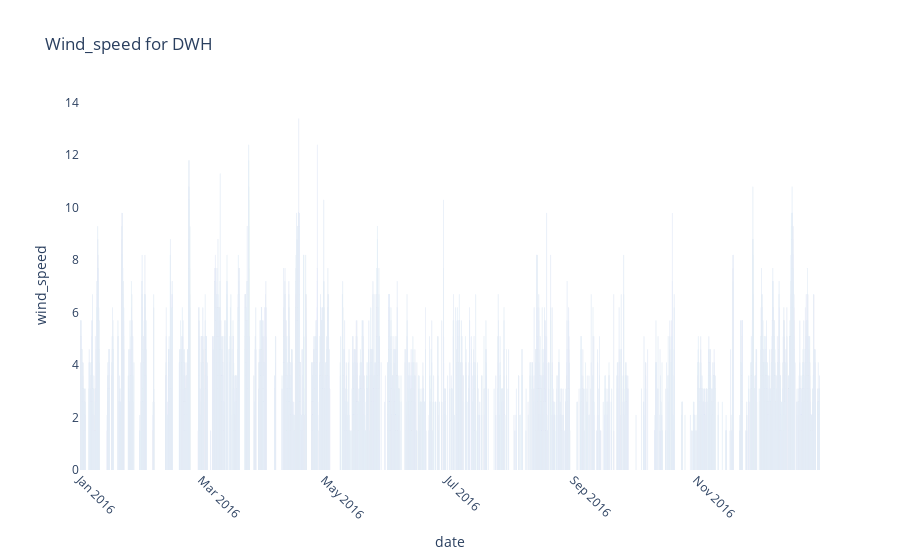

The notebook cell saved with this chart:
### Markdown cell above
---

#### **I - First Graph**

Barchart on the year for a `feature` and an `airport`

### Code cell
def generate_bar_chart(airport_code, feature):
    data_filtered = data[(data['airport_code'] == airport_code) & (data[feature].notnull())]
    data_filtered['date'] = pd.to_datetime(data_filtered['date'])
    data_filtered = data_filtered.set_index('date').sort_index()

    # Creating interactive graphics with Plotly
    fig = px.bar(data_filtered, x=data_filtered.index, y=feature, 
                 title=f'{feature.capitalize()} for {airport_code}',
                 labels={'x': 'Date', 'y': feature})
    fig.update_xaxes(tickangle=45)
    
    # Change the color of bars and chart background
    fig.update_traces(marker_color='darkviolet')
    fig.update_layout(plot_bgcolor='white')

    fig.show()

generate_bar_chart('DWH', 'wind_speed')

### Figure 1 — Plotly figure (JSON) as saved in the notebook; plotly's stock layout.template omitted (floating-point values rounded to 4 significant figures; data arrays with more than 128 entries replaced by an {"elided": "..."} marker saying what was removed)
{"data": [{"alignmentgroup": "True", "hovertemplate": "date=%{x}<br>wind_speed=%{y}<extra></extra>", "legendgroup": "", "marker": {"color": "darkviolet", "pattern": {"shape": ""}}, "name": "", "offsetgroup": "", "orientation": "v", "showlegend": false, "textposition": "auto", "type": "bar", "x": {"elided": "4665 str values"}, "xaxis": "x", "y": {"elided": "4665 float values"}, "yaxis": "y"}], "layout": {"barmode": "relative", "legend": {"tracegroupgap": 0}, "plot_bgcolor": "white", "title": {"text": "Wind_speed for DWH"}, "xaxis": {"anchor": "y", "domain": [0, 1], "tickangle": 45, "title": {"text": "date"}}, "yaxis": {"anchor": "x", "domain": [0, 1], "title": {"text": "wind_speed"}}}}
